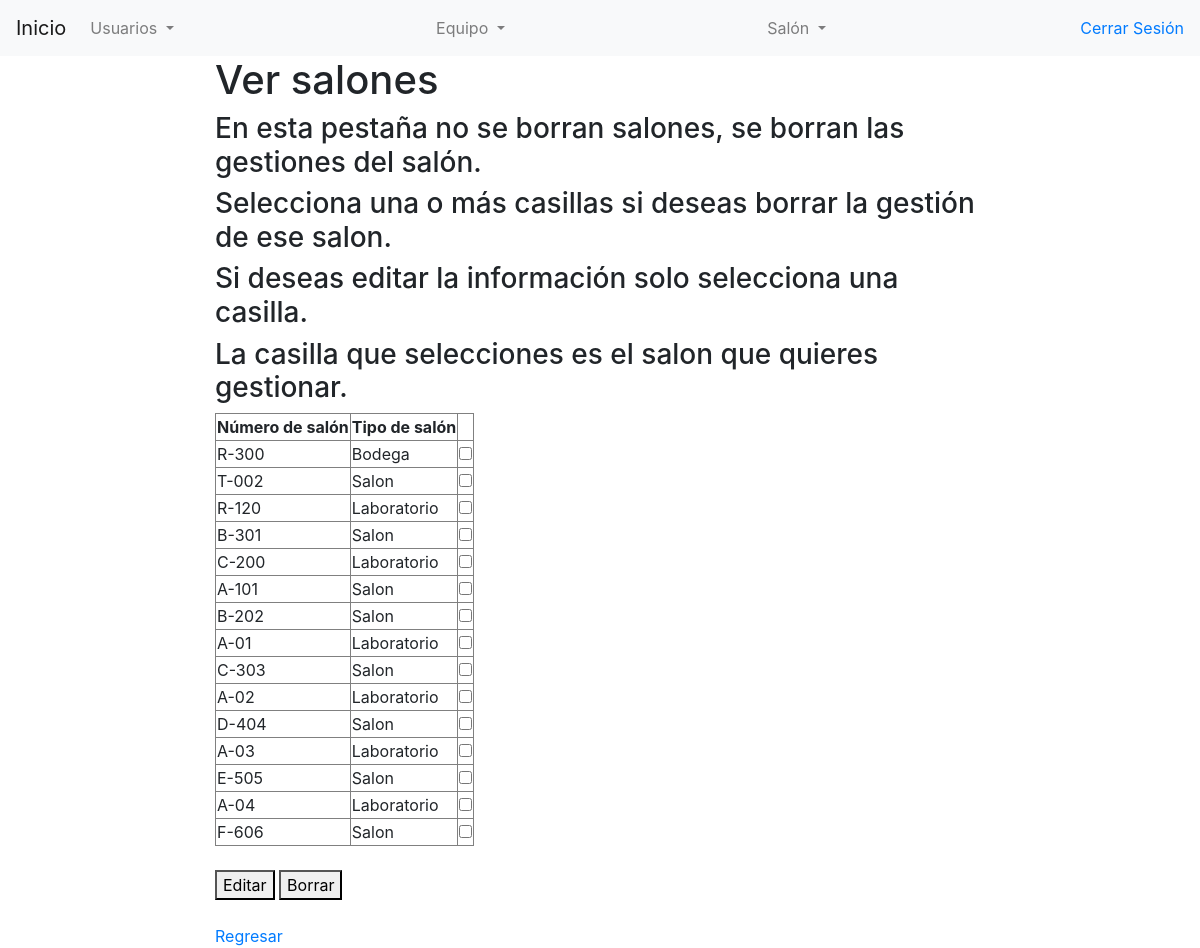
Screenshot of /salon/ver_salon.php (signed in) with the database file from the repository.
### tables this page shows
CREATE TABLE salon (
    Salon_id INT NOT NULL AUTO_INCREMENT,
    Tipo_Salon CHAR(50) NOT NULL,
    Num_Salon CHAR(50) UNIQUE NOT NULL,
    PRIMARY KEY (Salon_id)
);

### impl/daoSalonImpl.php (called while the page is built, shortened)
<?php
require_once("../entidades/Salon.php");
class daoSalonImpl implements daoSalon {
    private $conexion;
    public function __construct($host, $usuario, $contrasena, $base_de_datos) {
        $this->conexion = new mysqli($host, $usuario, $contrasena, $base_de_datos);
    }
    public function getSalones() {
        $salones = array();
        $query = "SELECT * from salon";
        $result = $this->conexion->query($query);
        if ($result) {
            while ($row = $result->fetch_assoc()) {
                $salones[] = new salon(
                    $row['Salon_id'],
                    $row['Num_Salon'],
                    $row['Tipo_Salon']);
            }
        }
        return $salones;
    }
}
?>

### entidades/Salon.php (called while the page is built, shortened)
<?php
class Salon {
    private $salonId;
    private $numSalon;
    private $tipo;
    public function __construct($salonId, $numSalon, $tipo) {
        $this->salonId = $salonId;
        $this->numSalon = $numSalon;
        $this->tipo = $tipo;
    }
    public function getSalonId() {
        return $this->salonId;
    }
    public function getNumSalon() {
        return $this->numSalon;
    }
    public function getTipo() {
        return $this->tipo;
    }
}
?>

### salon/ver_salon.php (the view, shortened to what this page needs)
<!DOCTYPE html>
<html lang="en">
<head>
    <link rel="stylesheet" href="https://cdnjs.cloudflare.com/ajax/libs/animate.css/4.1.1/animate.min.css"/>
    <link rel="stylesheet" href="https://cdn.jsdelivr.net/npm/bootstrap@4.0.0/dist/css/bootstrap.min.css">
</head>
<body>
    <nav class="navbar navbar-expand-lg navbar-light bg-light">
        <a class="navbar-brand" href="../index.php">Inicio</a>
        <div class="collapse navbar-collapse" id="navbarSupportedContent">
            <ul class="navbar-nav mr-auto">
                <li class="nav-item dropdown">
                    <a class="nav-link dropdown-toggle" href="#" id="navbarDropdown" role="button" data-toggle="dropdown" aria-haspopup="true" aria-expanded="false">
                    Usuarios
                    </a>
                </li>
            </ul>
        </div>
        <div class="collapse navbar-collapse" id="navbarSupportedContent">
            <ul class="navbar-nav mr-auto">
                <li class="nav-item dropdown">
                    <a class="nav-link dropdown-toggle" href="#" id="navbarDropdown" role="button" data-toggle="dropdown" aria-haspopup="true" aria-expanded="false">
                    Equipo
                    </a>
                </li>
            </ul>
        </div>
        <div class="collapse navbar-collapse" id="navbarSupportedContent">
            <ul class="navbar-nav mr-auto">
                <li class="nav-item dropdown">
                    <a class="nav-link dropdown-toggle" href="#" id="navbarDropdown" role="button" data-toggle="dropdown" aria-haspopup="true" aria-expanded="false">
                    Salón
                    </a>
                </li>
            </ul>
        </div>
        <a href="../cerrar_sesion.php">Cerrar Sesión</a>
    </nav>
    <div class="container-fluid text-center">
        <div class="row content">
            <div class="col-sm-2 sidenav">
            </div>
            <div class="col-sm-8 text-left">
                <h1 class="animate__animated animate__bounce">Ver salones</h1>
                <h3>En esta pestaña no se borran salones, se borran las gestiones del salón.</h3>
                <h3>Selecciona una o más casillas si deseas borrar la gestión de ese salon.</h3>
                <h3>Si deseas editar la información solo selecciona una casilla.</h3>
                <h3>La casilla que selecciones es el salon que quieres gestionar.</h3>
                <?php
                require_once('../entidades/Salon.php');
                require_once('../impl/daoSalonImpl.php');
                $salonDAO = new daoSalonImpl("localhost", "root", "", "InventarioLab");
                $salones = $salonDAO->getSalones();
                ?>
                <form method="post" action="procesar.php">
                    <?php
                        if (!empty($salones)) {
                            echo '<table border="1">';
                            echo '<tr><th>Número de salón</th><th>Tipo de salón</th></tr>';
                            foreach ($salones as $salones) {
                                echo '<tr>';
                                echo '<td>' . $salones->getNumSalon() . '</td>';
                                echo '<td>' . $salones->getTipo() . '</td>';
                                $id = $salones->getSalonId();
                                echo "<td><input type='checkbox' name='opciones[]' id='$id' value='$id'><br>";
                                echo '</tr>';
                            }
                            echo '</table>';
                        } else {
                            echo '<p>No se encontraron salones en la base de datos.</p>';
                        }
                    ?>
                    <br>
                    <button type="submit" name="editar" value="editar">Editar</button>
                    <button type="submit" name="borrar" value="borrar">Borrar</button><br>
                </form>
                <br>
                <a href=../flujo_ventanas.php>Regresar</a>
            </div>
            <div class="col-sm-2 sidenav">
            </div>
        </div>
    </div>
</body>
</html>

### rows the page displays
salon: Num_Salon "R-300", Tipo_Salon "Bodega"
salon: Num_Salon "T-002", Tipo_Salon "Salon"
salon: Num_Salon "R-120", Tipo_Salon "Laboratorio"
salon: Num_Salon "B-301", Tipo_Salon "Salon"
salon: Num_Salon "C-200", Tipo_Salon "Laboratorio"
salon: Num_Salon "A-101", Tipo_Salon "Salon"
salon: Num_Salon "B-202", Tipo_Salon "Salon"
salon: Num_Salon "A-01", Tipo_Salon "Laboratorio"
salon: Num_Salon "C-303", Tipo_Salon "Salon"
salon: Num_Salon "A-02", Tipo_Salon "Laboratorio"
salon: Num_Salon "D-404", Tipo_Salon "Salon"
salon: Num_Salon "A-03", Tipo_Salon "Laboratorio"
salon: Num_Salon "E-505", Tipo_Salon "Salon"
salon: Num_Salon "A-04", Tipo_Salon "Laboratorio"
salon: Num_Salon "F-606", Tipo_Salon "Salon"
